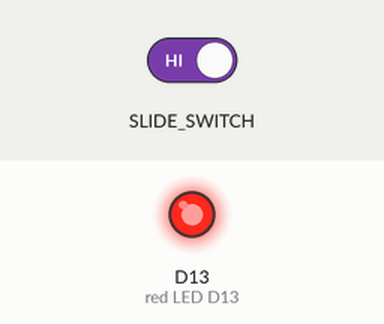
Simulated run of this program. Board: Circuit Playground running CircuitPython. On the bench: output pins drawn as LEDs (lit = HIGH). The test bench sets the inputs (shaded band).

Above: at 1.2 s.
1.3 s: slide switch moved to the right
At 2.5 s:
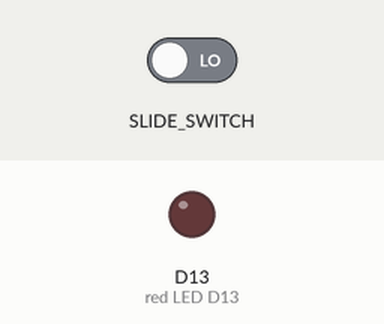
2.8 s: slide switch moved to the left
At 3.8 s:
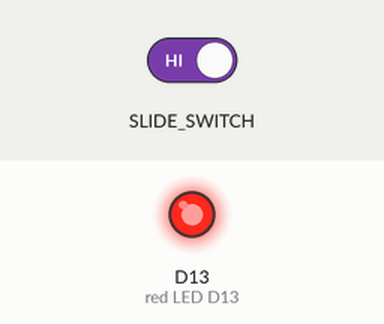
Timing chart, 0 to 5.8 s (numbered marks = the images above; inputs shaded):
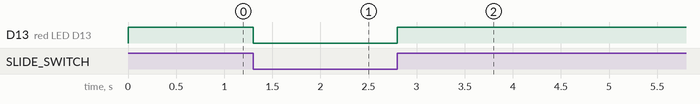

Measured:
- after the input at 1.3 s, D13 (red LED D13): HIGH → LOW at once
- after the input at 2.8 s, D13 (red LED D13): LOW → HIGH at once

The program:

cp_slide_switch_red_led.py
```python
"""This example uses the slide switch to control the little red LED."""
from adafruit_circuitplayground import cp

while True:
    if cp.switch:
        cp.red_led = True
    else:
        cp.red_led = False
```
